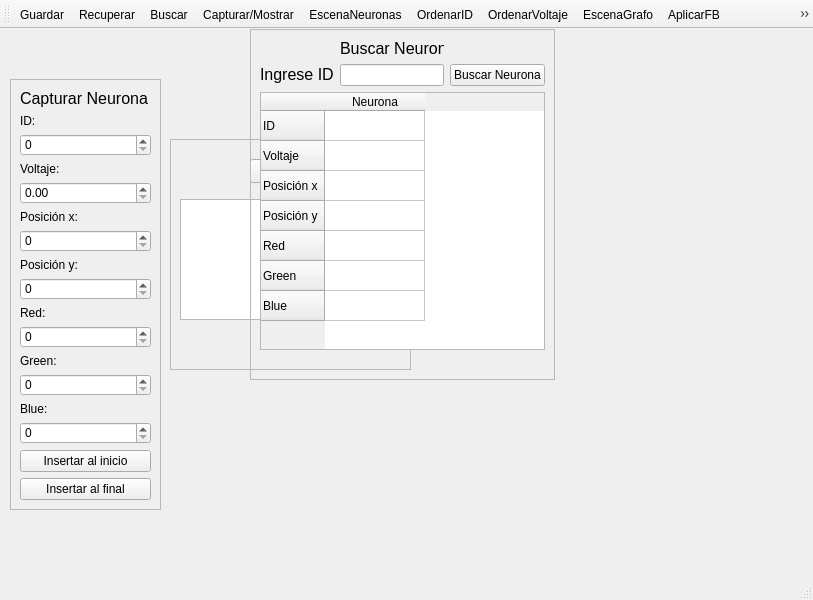
<?xml version="1.0" encoding="UTF-8"?>
<ui version="4.0">
 <class>MainWindow</class>
 <widget class="QMainWindow" name="MainWindow">
  <property name="geometry">
   <rect>
    <x>0</x>
    <y>0</y>
    <width>813</width>
    <height>600</height>
   </rect>
  </property>
  <property name="windowTitle">
   <string>MainWindow</string>
  </property>
  <widget class="QWidget" name="centralwidget">
   <widget class="QFrame" name="frame">
    <property name="geometry">
     <rect>
      <x>10</x>
      <y>50</y>
      <width>151</width>
      <height>431</height>
     </rect>
    </property>
    <property name="frameShape">
     <enum>QFrame::StyledPanel</enum>
    </property>
    <property name="frameShadow">
     <enum>QFrame::Raised</enum>
    </property>
    <layout class="QVBoxLayout" name="verticalLayout">
     <item>
      <widget class="QLabel" name="label">
       <property name="text">
        <string>&lt;html&gt;&lt;head/&gt;&lt;body&gt;&lt;p&gt;&lt;span style=&quot; font-size:12pt;&quot;&gt;Capturar Neurona&lt;/span&gt;&lt;/p&gt;&lt;/body&gt;&lt;/html&gt;</string>
       </property>
      </widget>
     </item>
     <item>
      <widget class="QLabel" name="label_2">
       <property name="text">
        <string>ID:</string>
       </property>
      </widget>
     </item>
     <item>
      <widget class="QSpinBox" name="spinBox"/>
     </item>
     <item>
      <widget class="QLabel" name="label_3">
       <property name="text">
        <string>Voltaje:</string>
       </property>
      </widget>
     </item>
     <item>
      <widget class="QDoubleSpinBox" name="doubleSpinBox"/>
     </item>
     <item>
      <widget class="QLabel" name="label_4">
       <property name="text">
        <string>Posición x:</string>
       </property>
      </widget>
     </item>
     <item>
      <widget class="QSpinBox" name="spinBox_2"/>
     </item>
     <item>
      <widget class="QLabel" name="label_6">
       <property name="text">
        <string>Posición y:</string>
       </property>
      </widget>
     </item>
     <item>
      <widget class="QSpinBox" name="spinBox_3"/>
     </item>
     <item>
      <widget class="QLabel" name="label_5">
       <property name="text">
        <string>Red:</string>
       </property>
      </widget>
     </item>
     <item>
      <widget class="QSpinBox" name="spinBox_4"/>
     </item>
     <item>
      <widget class="QLabel" name="label_7">
       <property name="text">
        <string>Green:</string>
       </property>
      </widget>
     </item>
     <item>
      <widget class="QSpinBox" name="spinBox_5"/>
     </item>
     <item>
      <widget class="QLabel" name="label_8">
       <property name="text">
        <string>Blue:</string>
       </property>
      </widget>
     </item>
     <item>
      <widget class="QSpinBox" name="spinBox_6"/>
     </item>
     <item>
      <widget class="QPushButton" name="pushButton_2">
       <property name="text">
        <string>Insertar al inicio</string>
       </property>
      </widget>
     </item>
     <item>
      <widget class="QPushButton" name="pushButton_3">
       <property name="text">
        <string>Insertar al final</string>
       </property>
      </widget>
     </item>
    </layout>
   </widget>
   <widget class="QFrame" name="frame_2">
    <property name="geometry">
     <rect>
      <x>170</x>
      <y>110</y>
      <width>241</width>
      <height>231</height>
     </rect>
    </property>
    <property name="frameShape">
     <enum>QFrame::StyledPanel</enum>
    </property>
    <property name="frameShadow">
     <enum>QFrame::Raised</enum>
    </property>
    <widget class="QPlainTextEdit" name="plainTextEdit">
     <property name="geometry">
      <rect>
       <x>10</x>
       <y>60</y>
       <width>221</width>
       <height>121</height>
      </rect>
     </property>
    </widget>
    <widget class="QPushButton" name="pushButton">
     <property name="geometry">
      <rect>
       <x>80</x>
       <y>20</y>
       <width>80</width>
       <height>24</height>
      </rect>
     </property>
     <property name="text">
      <string>Mostrar</string>
     </property>
    </widget>
   </widget>
   <widget class="QFrame" name="frame_3">
    <property name="enabled">
     <bool>true</bool>
    </property>
    <property name="geometry">
     <rect>
      <x>250</x>
      <y>0</y>
      <width>305</width>
      <height>351</height>
     </rect>
    </property>
    <property name="frameShape">
     <enum>QFrame::StyledPanel</enum>
    </property>
    <property name="frameShadow">
     <enum>QFrame::Raised</enum>
    </property>
    <layout class="QGridLayout" name="gridLayout">
     <item row="1" column="2">
      <widget class="QLineEdit" name="lineEdit"/>
     </item>
     <item row="1" column="1">
      <widget class="QLabel" name="label_10">
       <property name="text">
        <string>&lt;html&gt;&lt;head/&gt;&lt;body&gt;&lt;p&gt;&lt;span style=&quot; font-size:12pt;&quot;&gt;Ingrese ID&lt;/span&gt;&lt;/p&gt;&lt;/body&gt;&lt;/html&gt;</string>
       </property>
      </widget>
     </item>
     <item row="0" column="2">
      <widget class="QLabel" name="label_9">
       <property name="text">
        <string>&lt;html&gt;&lt;head/&gt;&lt;body&gt;&lt;p&gt;&lt;span style=&quot; font-size:12pt;&quot;&gt;Buscar Neurona&lt;/span&gt;&lt;/p&gt;&lt;/body&gt;&lt;/html&gt;</string>
       </property>
      </widget>
     </item>
     <item row="2" column="1" colspan="3">
      <widget class="QTableWidget" name="tableWidget">
       <property name="enabled">
        <bool>true</bool>
       </property>
       <row>
        <property name="text">
         <string>ID</string>
        </property>
       </row>
       <row>
        <property name="text">
         <string>Voltaje</string>
        </property>
       </row>
       <row>
        <property name="text">
         <string>Posición x</string>
        </property>
       </row>
       <row>
        <property name="text">
         <string>Posición y</string>
        </property>
       </row>
       <row>
        <property name="text">
         <string>Red</string>
        </property>
       </row>
       <row>
        <property name="text">
         <string>Green</string>
        </property>
       </row>
       <row>
        <property name="text">
         <string>Blue</string>
        </property>
       </row>
       <column>
        <property name="text">
         <string>Neurona</string>
        </property>
       </column>
       <item row="0" column="0">
        <property name="text">
         <string/>
        </property>
       </item>
       <item row="1" column="0">
        <property name="text">
         <string/>
        </property>
       </item>
      </widget>
     </item>
     <item row="3" column="1" colspan="2">
      <widget class="QLabel" name="label_11">
       <property name="text">
        <string/>
       </property>
      </widget>
     </item>
     <item row="1" column="3">
      <widget class="QPushButton" name="pushButton_4">
       <property name="text">
        <string>Buscar Neurona</string>
       </property>
      </widget>
     </item>
    </layout>
   </widget>
  </widget>
  <widget class="QStatusBar" name="statusbar"/>
  <widget class="QToolBar" name="toolBar">
   <property name="acceptDrops">
    <bool>false</bool>
   </property>
   <property name="windowTitle">
    <string>toolBar</string>
   </property>
   <property name="toolTip">
    <string/>
   </property>
   <attribute name="toolBarArea">
    <enum>TopToolBarArea</enum>
   </attribute>
   <attribute name="toolBarBreak">
    <bool>false</bool>
   </attribute>
   <addaction name="actionGuardar"/>
   <addaction name="actionRecuperar"/>
   <addaction name="actionBuscar"/>
   <addaction name="actionCapturar_Mostrar"/>
   <addaction name="actionEscenaNeuronas"/>
   <addaction name="actionOrdenarID"/>
   <addaction name="actionOrdenarVoltaje"/>
   <addaction name="actionEscenaGrafo"/>
   <addaction name="actionAplicarFB"/>
   <addaction name="actionGrafoCompleto"/>
  </widget>
  <action name="actionGuardar">
   <property name="checkable">
    <bool>false</bool>
   </property>
   <property name="enabled">
    <bool>true</bool>
   </property>
   <property name="text">
    <string>Guardar</string>
   </property>
  </action>
  <action name="actionRecuperar">
   <property name="text">
    <string>Recuperar</string>
   </property>
  </action>
  <action name="actionBuscar">
   <property name="text">
    <string>Buscar</string>
   </property>
  </action>
  <action name="actionCapturar_Mostrar">
   <property name="text">
    <string>Capturar/Mostrar</string>
   </property>
  </action>
  <action name="actionEscenaNeuronas">
   <property name="text">
    <string>EscenaNeuronas</string>
   </property>
  </action>
  <action name="actionOrdenarVoltaje">
   <property name="text">
    <string>OrdenarVoltaje</string>
   </property>
  </action>
  <action name="actionOrdenarID">
   <property name="text">
    <string>OrdenarID</string>
   </property>
  </action>
  <action name="actionEscenaGrafo">
   <property name="text">
    <string>EscenaGrafo</string>
   </property>
  </action>
  <action name="actionAplicarFB">
   <property name="text">
    <string>AplicarFB</string>
   </property>
  </action>
  <action name="actionGrafoCompleto">
   <property name="text">
    <string>GrafoCompleto</string>
   </property>
  </action>
 </widget>
 <resources/>
 <connections>
  <connection>
   <sender>pushButton</sender>
   <signal>clicked()</signal>
   <receiver>plainTextEdit</receiver>
   <slot>update()</slot>
   <hints>
    <hint type="sourcelabel">
     <x>269</x>
     <y>184</y>
    </hint>
    <hint type="destinationlabel">
     <x>360</x>
     <y>271</y>
    </hint>
   </hints>
  </connection>
 </connections>
</ui>
